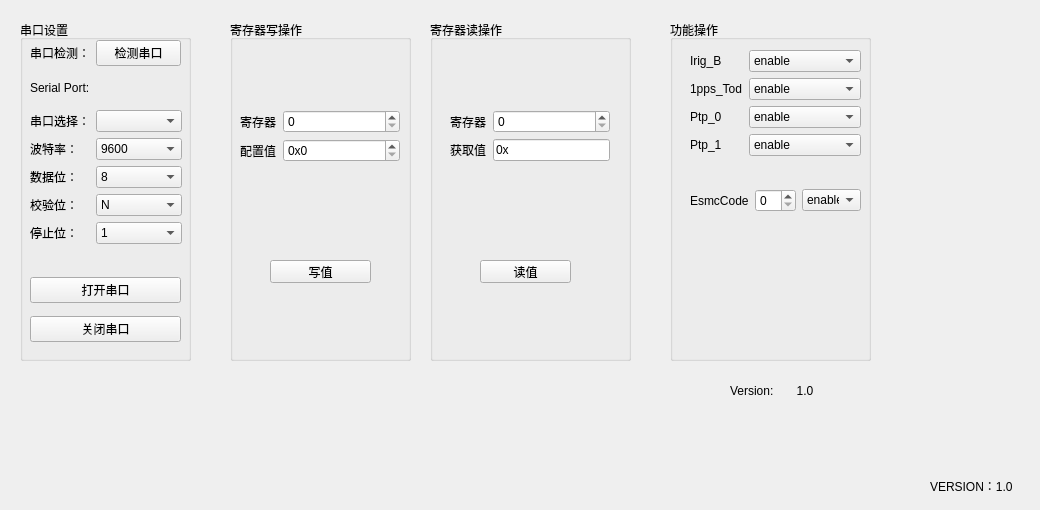
    <widget class="QWidget" name="tab">
     <attribute name="title">
      <string>config</string>
     </attribute>
     <widget class="QGroupBox" name="groupBox_2">
      <property name="geometry">
       <rect>
        <x>20</x>
        <y>20</y>
        <width>171</width>
        <height>341</height>
       </rect>
      </property>
      <property name="title">
       <string>串口设置</string>
      </property>
      <widget class="QWidget" name="formLayoutWidget_8">
       <property name="geometry">
        <rect>
         <x>10</x>
         <y>90</y>
         <width>152</width>
         <height>151</height>
        </rect>
       </property>
       <layout class="QFormLayout" name="formLayout_8">
        <item row="1" column="0">
         <widget class="QLabel" name="label_38">
          <property name="text">
           <string>串口选择：</string>
          </property>
         </widget>
        </item>
        <item row="1" column="1">
         <widget class="QComboBox" name="comboBox_2"/>
        </item>
        <item row="2" column="0">
         <widget class="QLabel" name="label_39">
          <property name="text">
           <string>波特率：</string>
          </property>
         </widget>
        </item>
        <item row="2" column="1">
         <widget class="QComboBox" name="comboBox_3">
          <item>
           <property name="text">
            <string>9600</string>
           </property>
          </item>
         </widget>
        </item>
        <item row="3" column="0">
         <widget class="QLabel" name="label_40">
          <property name="text">
           <string>数据位：</string>
          </property>
         </widget>
        </item>
        <item row="3" column="1">
         <widget class="QComboBox" name="comboBox_4">
          <item>
           <property name="text">
            <string>8</string>
           </property>
          </item>
         </widget>
        </item>
        <item row="4" column="0">
         <widget class="QLabel" name="label_41">
          <property name="text">
           <string>校验位：</string>
          </property>
         </widget>
        </item>
        <item row="4" column="1">
         <widget class="QComboBox" name="comboBox_5">
          <item>
           <property name="text">
            <string>N</string>
           </property>
          </item>
         </widget>
        </item>
        <item row="5" column="0">
         <widget class="QLabel" name="label_42">
          <property name="text">
           <string>停止位：</string>
          </property>
         </widget>
        </item>
        <item row="5" column="1">
         <widget class="QComboBox" name="comboBox_6">
          <item>
           <property name="text">
            <string>1</string>
           </property>
          </item>
         </widget>
        </item>
       </layout>
      </widget>
      <widget class="QWidget" name="verticalLayoutWidget">
       <property name="geometry">
        <rect>
         <x>10</x>
         <y>250</y>
         <width>151</width>
         <height>80</height>
        </rect>
       </property>
       <layout class="QVBoxLayout" name="verticalLayout">
        <item>
         <widget class="QPushButton" name="pushButton_2">
          <property name="text">
           <string>打开串口</string>
          </property>
         </widget>
        </item>
        <item>
         <widget class="QPushButton" name="pushButton_3">
          <property name="text">
           <string>关闭串口</string>
          </property>
         </widget>
        </item>
       </layout>
      </widget>
      <widget class="QLabel" name="label_43">
       <property name="geometry">
        <rect>
         <x>10</x>
         <y>60</y>
         <width>81</width>
         <height>16</height>
        </rect>
       </property>
       <property name="text">
        <string>Serial Port:</string>
       </property>
      </widget>
      <widget class="QWidget" name="formLayoutWidget_9">
       <property name="geometry">
        <rect>
         <x>10</x>
         <y>20</y>
         <width>151</width>
         <height>31</height>
        </rect>
       </property>
       <layout class="QFormLayout" name="formLayout_9">
        <item row="0" column="0">
         <widget class="QLabel" name="label_17">
          <property name="text">
           <string>串口检测：</string>
          </property>
         </widget>
        </item>
        <item row="0" column="1">
         <widget class="QPushButton" name="pushButton_4_portcheck">
          <property name="text">
           <string>检测串口</string>
          </property>
         </widget>
        </item>
       </layout>
      </widget>
     </widget>
     <widget class="QLabel" name="label">
      <property name="geometry">
       <rect>
        <x>930</x>
        <y>470</y>
        <width>101</width>
        <height>31</height>
       </rect>
      </property>
      <property name="text">
       <string>VERSION：1.0</string>
      </property>
     </widget>
     <widget class="QGroupBox" name="groupBox_5">
      <property name="geometry">
       <rect>
        <x>430</x>
        <y>20</y>
        <width>201</width>
        <height>341</height>
       </rect>
      </property>
      <property name="title">
       <string>寄存器读操作</string>
      </property>
      <widget class="QWidget" name="formLayoutWidget_45">
       <property name="geometry">
        <rect>
         <x>20</x>
         <y>90</y>
         <width>160</width>
         <height>61</height>
        </rect>
       </property>
       <layout class="QFormLayout" name="formLayout_46">
        <item row="0" column="0">
         <widget class="QLabel" name="label_202">
          <property name="text">
           <string>寄存器</string>
          </property>
         </widget>
        </item>
        <item row="1" column="0">
         <widget class="QLabel" name="label_203">
          <property name="text">
           <string>获取值</string>
          </property>
         </widget>
        </item>
        <item row="0" column="1">
         <widget class="QSpinBox" name="spinBox_5"/>
        </item>
        <item row="1" column="1">
         <widget class="QLineEdit" name="lineEdit">
          <property name="inputMask">
           <string/>
          </property>
          <property name="text">
           <string>0x</string>
          </property>
         </widget>
        </item>
       </layout>
      </widget>
      <widget class="QPushButton" name="pushButton_5">
       <property name="geometry">
        <rect>
         <x>50</x>
         <y>240</y>
         <width>91</width>
         <height>23</height>
        </rect>
       </property>
       <property name="text">
        <string>读值</string>
       </property>
      </widget>
     </widget>
     <widget class="QGroupBox" name="groupBox_4">
      <property name="geometry">
       <rect>
        <x>230</x>
        <y>20</y>
        <width>181</width>
        <height>341</height>
       </rect>
      </property>
      <property name="title">
       <string>寄存器写操作</string>
      </property>
      <widget class="QWidget" name="formLayoutWidget_43">
       <property name="geometry">
        <rect>
         <x>10</x>
         <y>90</y>
         <width>160</width>
         <height>61</height>
        </rect>
       </property>
       <layout class="QFormLayout" name="formLayout_44">
        <item row="0" column="0">
         <widget class="QLabel" name="label_198">
          <property name="text">
           <string>寄存器</string>
          </property>
         </widget>
        </item>
        <item row="1" column="0">
         <widget class="QLabel" name="label_199">
          <property name="text">
           <string>配置值</string>
          </property>
         </widget>
        </item>
        <item row="1" column="1">
         <widget class="QSpinBox" name="spinBox">
          <property name="suffix">
           <string/>
          </property>
          <property name="prefix">
           <string comment="ffffffff">0x</string>
          </property>
          <property name="maximum">
           <number>134217731</number>
          </property>
          <property name="displayIntegerBase">
           <number>16</number>
          </property>
         </widget>
        </item>
        <item row="0" column="1">
         <widget class="QSpinBox" name="spinBox_2">
          <property name="maximum">
           <number>31</number>
          </property>
         </widget>
        </item>
       </layout>
      </widget>
      <widget class="QPushButton" name="pushButton_setreg">
       <property name="geometry">
        <rect>
         <x>40</x>
         <y>240</y>
         <width>101</width>
         <height>23</height>
        </rect>
       </property>
       <property name="text">
        <string>写值</string>
       </property>
      </widget>
     </widget>
     <widget class="QLabel" name="label_2">
      <property name="geometry">
       <rect>
        <x>730</x>
        <y>370</y>
        <width>131</width>
        <height>41</height>
       </rect>
      </property>
      <property name="text">
       <string>Version:       1.0</string>
      </property>
     </widget>
     <widget class="QGroupBox" name="groupBox_6">
      <property name="geometry">
       <rect>
        <x>670</x>
        <y>20</y>
        <width>201</width>
        <height>341</height>
       </rect>
      </property>
      <property name="title">
       <string>功能操作</string>
      </property>
      <widget class="QWidget" name="formLayoutWidget">
       <property name="geometry">
        <rect>
         <x>20</x>
         <y>30</y>
         <width>171</width>
         <height>111</height>
        </rect>
       </property>
       <layout class="QFormLayout" name="formLayout">
        <item row="0" column="0">
         <widget class="QLabel" name="label_3">
          <property name="text">
           <string>Irig_B</string>
          </property>
         </widget>
        </item>
        <item row="0" column="1">
         <widget class="QComboBox" name="comboBox">
          <item>
           <property name="text">
            <string>enable</string>
           </property>
          </item>
          <item>
           <property name="text">
            <string>disable</string>
           </property>
          </item>
         </widget>
        </item>
        <item row="1" column="0">
         <widget class="QLabel" name="label_4">
          <property name="text">
           <string>1pps_Tod</string>
          </property>
         </widget>
        </item>
        <item row="1" column="1">
         <widget class="QComboBox" name="comboBox_7">
          <item>
           <property name="text">
            <string>enable</string>
           </property>
          </item>
          <item>
           <property name="text">
            <string>disable</string>
           </property>
          </item>
         </widget>
        </item>
        <item row="2" column="0">
         <widget class="QLabel" name="label_5">
          <property name="text">
           <string>Ptp_0</string>
          </property>
         </widget>
        </item>
        <item row="2" column="1">
         <widget class="QComboBox" name="comboBox_8">
          <item>
           <property name="text">
            <string>enable</string>
           </property>
          </item>
          <item>
           <property name="text">
            <string>disable</string>
           </property>
          </item>
         </widget>
        </item>
        <item row="3" column="0">
         <widget class="QLabel" name="label_6">
          <property name="text">
           <string>Ptp_1</string>
          </property>
         </widget>
        </item>
        <item row="3" column="1">
         <widget class="QComboBox" name="comboBox_9">
          <item>
           <property name="text">
            <string>enable</string>
           </property>
          </item>
          <item>
           <property name="text">
            <string>disable</string>
           </property>
          </item>
         </widget>
        </item>
       </layout>
      </widget>
      <widget class="QWidget" name="horizontalLayoutWidget">
       <property name="geometry">
        <rect>
         <x>20</x>
         <y>160</y>
         <width>171</width>
         <height>41</height>
        </rect>
       </property>
       <layout class="QHBoxLayout" name="horizontalLayout">
        <item>
         <widget class="QLabel" name="label_7">
          <property name="text">
           <string>EsmcCode</string>
          </property>
         </widget>
        </item>
        <item>
         <widget class="QSpinBox" name="spinBox_3"/>
        </item>
        <item>
         <widget class="QComboBox" name="comboBox_10">
          <item>
           <property name="text">
            <string>enable</string>
           </property>
          </item>
          <item>
           <property name="text">
            <string>disable</string>
           </property>
          </item>
         </widget>
        </item>
       </layout>
      </widget>
     </widget>
    </widget>
